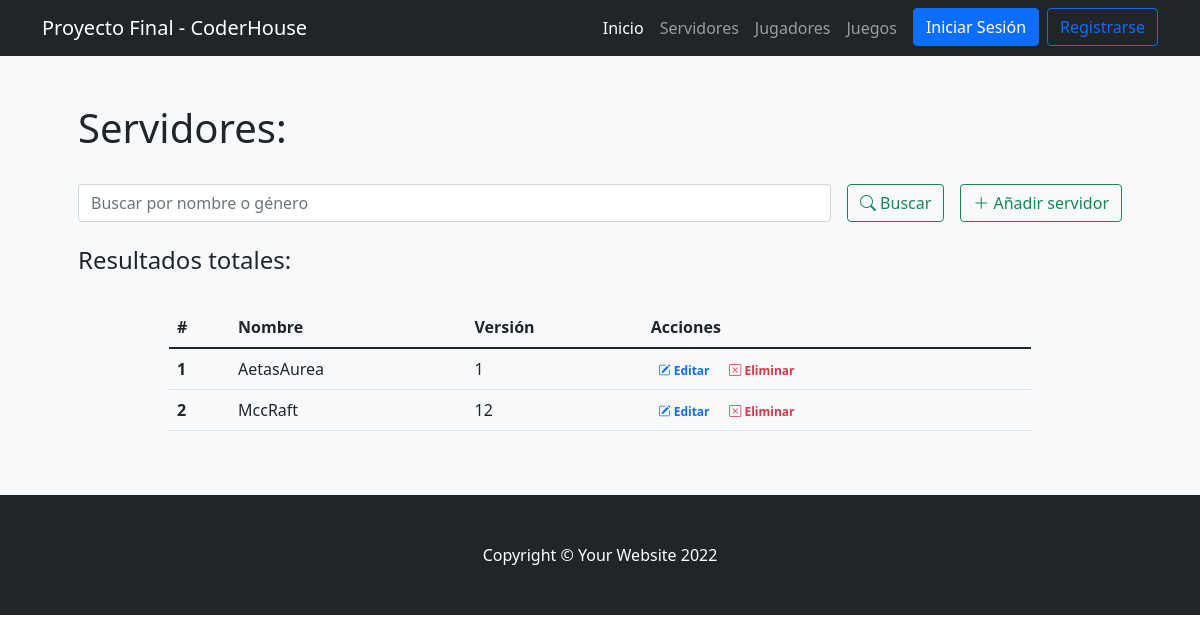
/app/servidores/, run on an earlier commit of the app's database.
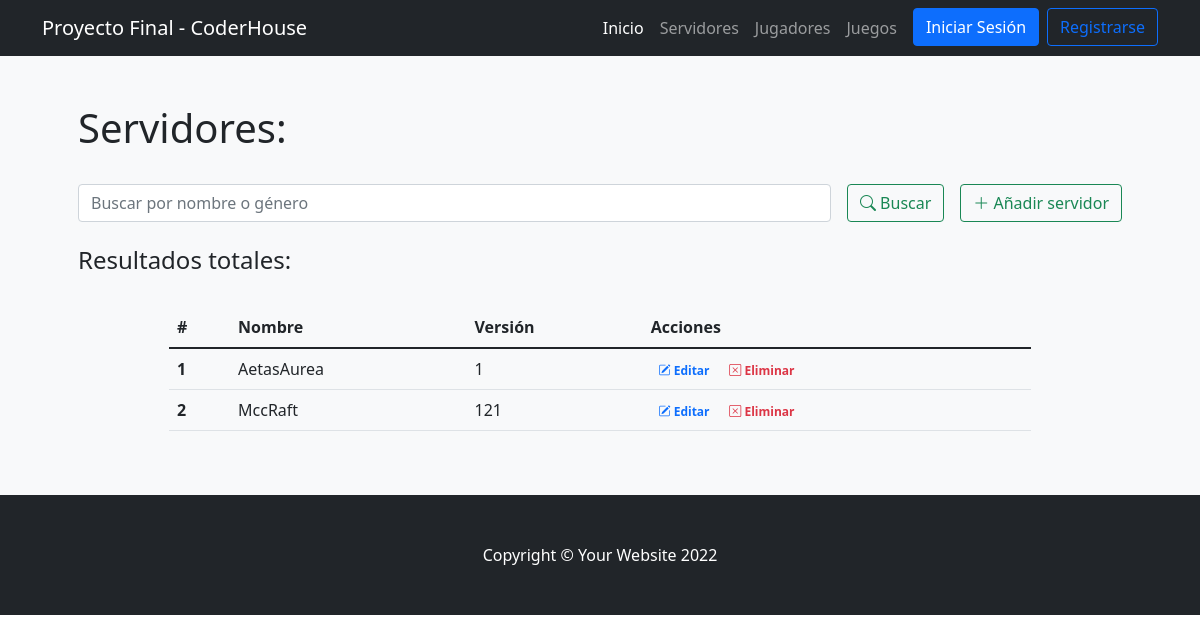
And on a later commit of the database.
### ProyectoFinalApp/models.py (models this page shows)
class Servidor(models.Model):
    nombre = models.CharField(max_length = 20) #texto
    version = models.IntegerField() #numerico
    class Meta:
        verbose_name_plural = "Servidores"

### ProyectoFinalApp/views.py (the view)
# urls.py: path('servidores/', servidores, name= "servidores"),
def servidores(request):
    servidores = Servidor.objects.all()
    return render(request,"ProyectoFinalApp/servidores.html",{"servidores":servidores})

### ProyectoFinalApp/templates/ProyectoFinalApp/servidores.html (shortened to what this page needs)
{% extends 'ProyectoFinalApp/base.html' %}
{% load static %}
{% block contenidoPagina %}
<section class="bg-light py-5">
    <div class="container px-5">
        <h1>Servidores:</h1>
        <br>
        <div class="row gx-5 justify-content-center">
            <div class="col-lg-12">
                <form class="d-flex my-2 my-lg-0" action="" method="post">
                    <input class="flex-grow-0 form-control mr-sm-2" type="search" name="search" placeholder="Buscar por nombre o género" aria-label="Search">
                    <button class="btn btn-outline-success text-nowrap ms-3 my-2 my-sm-0" type="submit"> <i class="bi bi-search"></i> Buscar</button>
                    <a class="btn btn-outline-success text-nowrap ms-3 my-2 my-sm-0" href="{% url 'crearServidor' %}"> <i class="bi bi-plus-lg"></i> Añadir servidor</a>
                </form>
            </div>
        </div>
        <br>
        <h4>Resultados
            {% if search %}
                para "{{busqueda}}":
            {% else %}
                totales:
            {% endif %}
        </h4>
        <br>
        <div class="row gx-5 justify-content-center">
            <div class="col-lg-10 table-responsive">
                <table class="table table-theme">
                    <thead>
                        <tr>
                            <th scope="col">#</th>
                            <th scope="col">Nombre</th>
                            <th scope="col">Versión</th>
                            <th scope="col">Acciones</th>
                        </tr>
                    </thead>
                    <tbody>
                        {% for servidor in servidores %}
                            <tr>
                                <th scope="row">{{forloop.counter}}</th>
                                <td>{{servidor.nombre}}</td>
                                <td>{{servidor.version}}</td>
                                <td>
                                    <a href="{% url 'editarServidor' servidor.id %}" class="text-primary badge badge-primary text-decoration-none"> <i class="bi bi-pencil-square"></i> Editar</a>
                                    <a href="{% url 'servidorDelete' servidor.id %}" class="text-danger badge badge-danger text-decoration-none"> <i class="bi bi-x-square"></i> Eliminar</a>
                                </td>
                            </tr>
                        {% endfor %}
                    </tbody>
                </table>
            </div>
        </div>
    </div>
</section>
{% endblock %}

### ProyectoFinalApp/templates/ProyectoFinalApp/base.html (shortened to what this page needs)
{% load static %}
<!DOCTYPE html>
<html lang="en">
    <head>
        <link rel="stylesheet" href="https://cdn.jsdelivr.net/npm/bootstrap-icons@1.8.3/font/bootstrap-icons.css">
        <link href="{% static 'css/styles.css' %}" rel="stylesheet" />
    </head>
    <body>
        <nav class="navbar navbar-expand-lg navbar-dark bg-dark">
            <div class="container">
                <a class="navbar-brand" href="{% url 'inicio' %}">Proyecto Final - CoderHouse</a>
                <div class="collapse navbar-collapse" id="navbarSupportedContent">
                    <ul class="navbar-nav ms-auto mb-2 mb-lg-0">
                        <li class="nav-item"><a class="nav-link active" aria-current="page" href="{% url 'inicio' %}">Inicio</a></li>
                        <li class="nav-item"><a class="nav-link" href="{% url 'servidores' %}">Servidores</a></li>
                        <li class="nav-item"><a class="nav-link" href="{% url 'jugadores' %}">Jugadores</a></li>
                        <li class="nav-item"><a class="nav-link" href="{% url 'juegos' %}">Juegos</a></li>
                        {% if user.is_authenticated %}
                            <img src="{{url}}" class="rounded-circle" width="40" height="40" alt="">
                            <li class="nav-item"><p class="text-light my-2 mx-2"></i> Hola, <b>{{user.username}}</b></p></li>
                            <li class="nav-item"><a class="btn btn-primary" href="{% url 'logout' %}">Cerrar Sesión</a></li>
                        {% else %}
                            <li class="nav-item"><a class="btn btn-primary mx-2" href="{% url 'login' %}">Iniciar Sesión</a></li>
                            <li class="nav-item"><a class="btn btn-outline-primary" href="{% url 'register' %}">Registrarse</a></li>
                        {% endif %}
                    </ul>
                </div>
            </div>
        </nav>
        {% block contenidoPagina %}
        {% endblock %}
        <footer class="py-5 bg-dark">
            <div class="container"><p class="m-0 text-center text-white">Copyright &copy; Your Website 2022</p></div>
        </footer>
    </body>
</html>

What changed in the data, as far as the page shows it:
changed Servidor "MccRaft": version "12" → "121"
